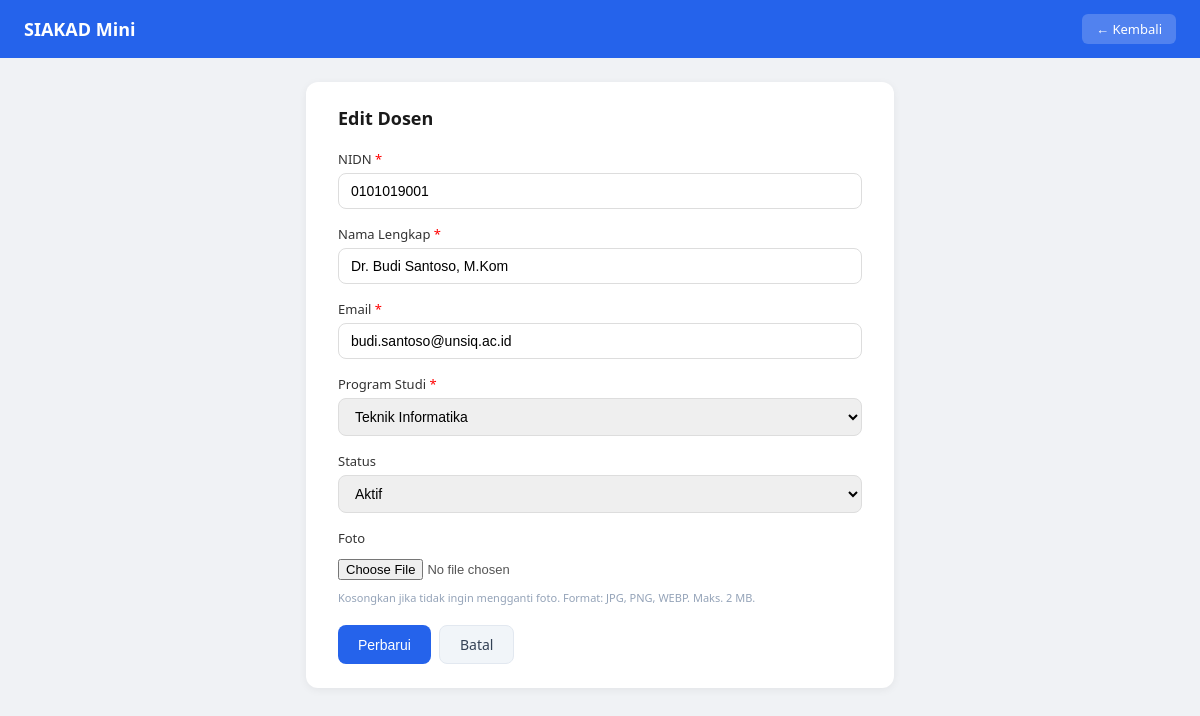
The page /public/dosen_edit.php?id=1 (signed in) on the database its author committed.
### tables this page shows
CREATE TABLE dosen (
    id            INT UNSIGNED AUTO_INCREMENT PRIMARY KEY,
    nidn          CHAR(10)     NOT NULL UNIQUE,
    nama          VARCHAR(100) NOT NULL,
    email         VARCHAR(120) NOT NULL UNIQUE,
    program_studi ENUM('Teknik Informatika','Sistem Informasi','Teknik Elektro') NOT NULL,
    foto          VARCHAR(255) NULL DEFAULT NULL,
    status        ENUM('aktif','nonaktif') NOT NULL DEFAULT 'aktif',
    created_at    TIMESTAMP NOT NULL DEFAULT CURRENT_TIMESTAMP,
    updated_at    TIMESTAMP NOT NULL DEFAULT CURRENT_TIMESTAMP ON UPDATE CURRENT_TIMESTAMP,
    deleted_at    TIMESTAMP NULL DEFAULT NULL,
    INDEX idx_deleted (deleted_at),
    INDEX idx_status  (status)
);

### public/dosen_edit.php (the view, shortened to what this page needs)
<?php
$pdo = getDB();
$id  = (int)($_GET['id'] ?? 0);
$stmt = $pdo->prepare('SELECT * FROM dosen WHERE id = :id AND deleted_at IS NULL');
$stmt->execute([':id' => $id]);
$dosen = $stmt->fetch();
$input  = $dosen;
?>
<!DOCTYPE html>
<html lang="id">
<head>
</head>
<body>
<nav class="navbar">
    <h1>SIAKAD Mini</h1>
    <a href="/siakad-mini/public/dosen.php">← Kembali</a>
</nav>
<div class="container">
    <div class="card">
        <h2>Edit Dosen</h2>
        <form method="POST" action="" enctype="multipart/form-data">
            <div class="form-group">
                <label for="nidn">NIDN <span style="color:red">*</span></label>
                <input type="text" id="nidn" name="nidn" maxlength="10"
                       value="<?= htmlspecialchars($input['nidn'], ENT_QUOTES, 'UTF-8') ?>">
            </div>
            <div class="form-group">
                <label for="nama">Nama Lengkap <span style="color:red">*</span></label>
                <input type="text" id="nama" name="nama" maxlength="100"
                       value="<?= htmlspecialchars($input['nama'], ENT_QUOTES, 'UTF-8') ?>">
            </div>
            <div class="form-group">
                <label for="email">Email <span style="color:red">*</span></label>
                <input type="email" id="email" name="email" maxlength="120"
                       value="<?= htmlspecialchars($input['email'], ENT_QUOTES, 'UTF-8') ?>">
            </div>
            <div class="form-group">
                <label for="program_studi">Program Studi <span style="color:red">*</span></label>
                <select id="program_studi" name="program_studi">
                    <?php foreach (['Teknik Informatika','Sistem Informasi','Teknik Elektro'] as $p): ?>
                    <option value="<?= $p ?>" <?= $input['program_studi'] === $p ? 'selected' : '' ?>><?= $p ?></option>
                    <?php endforeach; ?>
                </select>
            </div>
            <div class="form-group">
                <label for="status">Status</label>
                <select id="status" name="status">
                    <option value="aktif"    <?= $input['status'] === 'aktif'    ? 'selected' : '' ?>>Aktif</option>
                </select>
            </div>
            <div class="form-group">
                <label>Foto</label>
                <input type="file" id="foto" name="foto" accept="image/*">
                <p class="hint">Kosongkan jika tidak ingin mengganti foto. Format: JPG, PNG, WEBP. Maks. 2 MB.</p>
            </div>
            <div class="btn-row">
                <button type="submit" class="btn btn-primary">Perbarui</button>
                <a href="/siakad-mini/public/dosen.php" class="btn btn-secondary">Batal</a>
            </div>
        </form>
    </div>
</div>
</body>
</html>

### public/dosen_edit.php (style rules this page uses)
* { box-sizing:border-box; margin:0; padding:0; }
body { font-family:'Segoe UI',sans-serif; background:#f0f2f5; }
.navbar { background:#2563eb; color:#fff; padding:14px 24px; display:flex; justify-content:space-between; align-items:center; }
.navbar h1 { font-size:18px; font-weight:600; }
.navbar a { color:#fff; text-decoration:none; background:rgba(255,255,255,0.2); padding:6px 14px; border-radius:6px; font-size:13px; }
.container { max-width:620px; margin:1.5rem auto; padding:0 1rem; }
.card { background:#fff; border-radius:12px; padding:1.5rem 2rem; box-shadow:0 2px 8px rgba(0,0,0,0.06); }
.card h2 { font-size:18px; margin-bottom:1.25rem; color:#1a1a1a; }
.form-group { margin-bottom:1rem; }
label { display:block; font-size:13px; font-weight:500; color:#333; margin-bottom:5px; }
input[type=text], input[type=email], select { width:100%; padding:9px 12px; border:1px solid #ddd; border-radius:8px; font-size:14px; }
input[type=file] { width:100%; padding:7px 0; font-size:13px; color:#555; }
.hint { font-size:11px; color:#94a3b8; margin-top:3px; }
.btn-row { display:flex; gap:8px; margin-top:1.25rem; }
.btn { padding:9px 20px; border-radius:8px; font-size:14px; font-weight:500; cursor:pointer; border:none; text-decoration:none; }
.btn-primary { background:#2563eb; color:#fff; }
.btn-secondary { background:#f1f5f9; color:#334155; border:1px solid #e2e8f0; }

### rows shown on the page
dosen: nidn "0101019001", nama "Dr. Budi Santoso, M.Kom", email "budi.santoso@unsiq.ac.id", program_studi "Teknik Informatika", status "Aktif"
